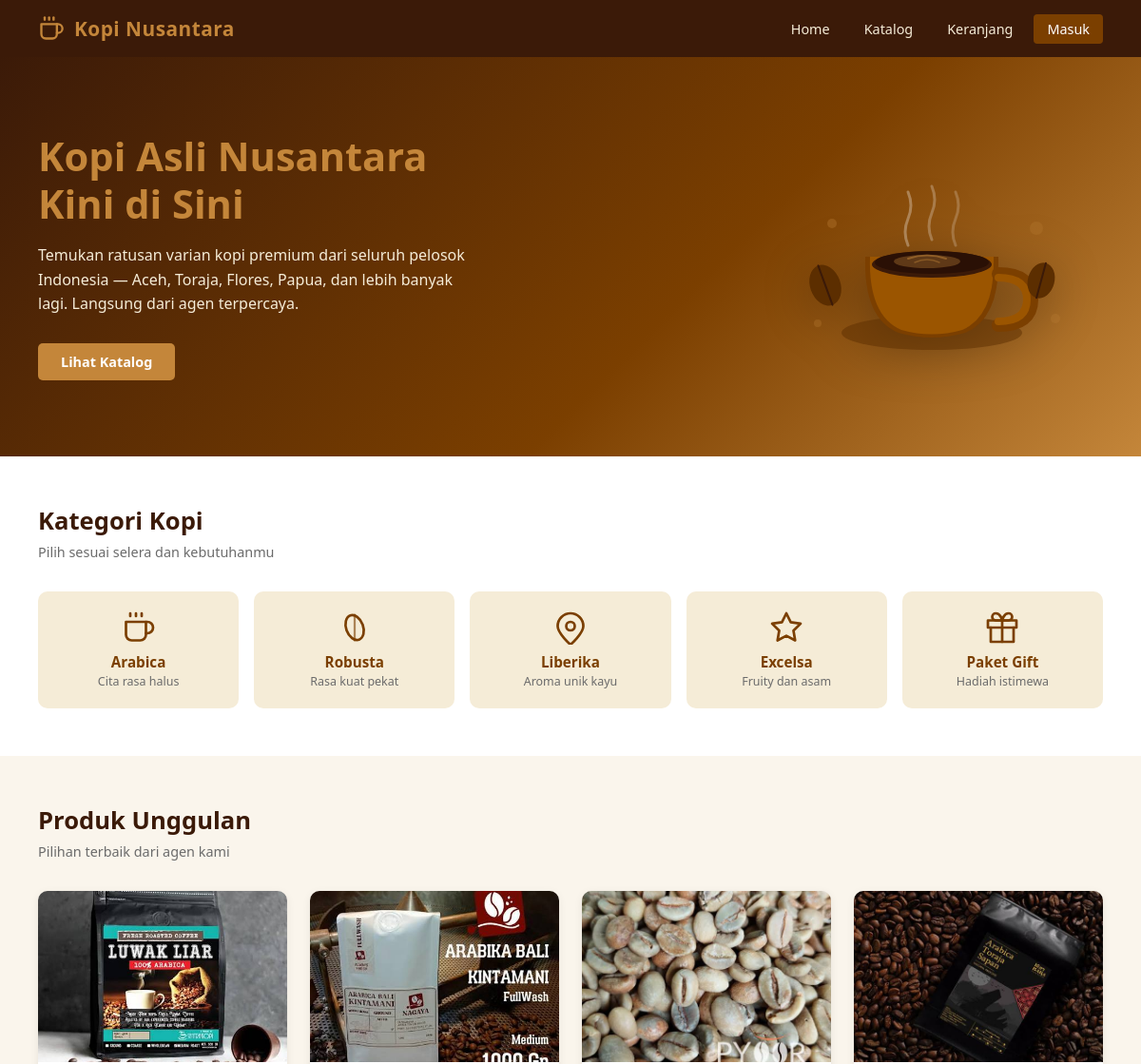
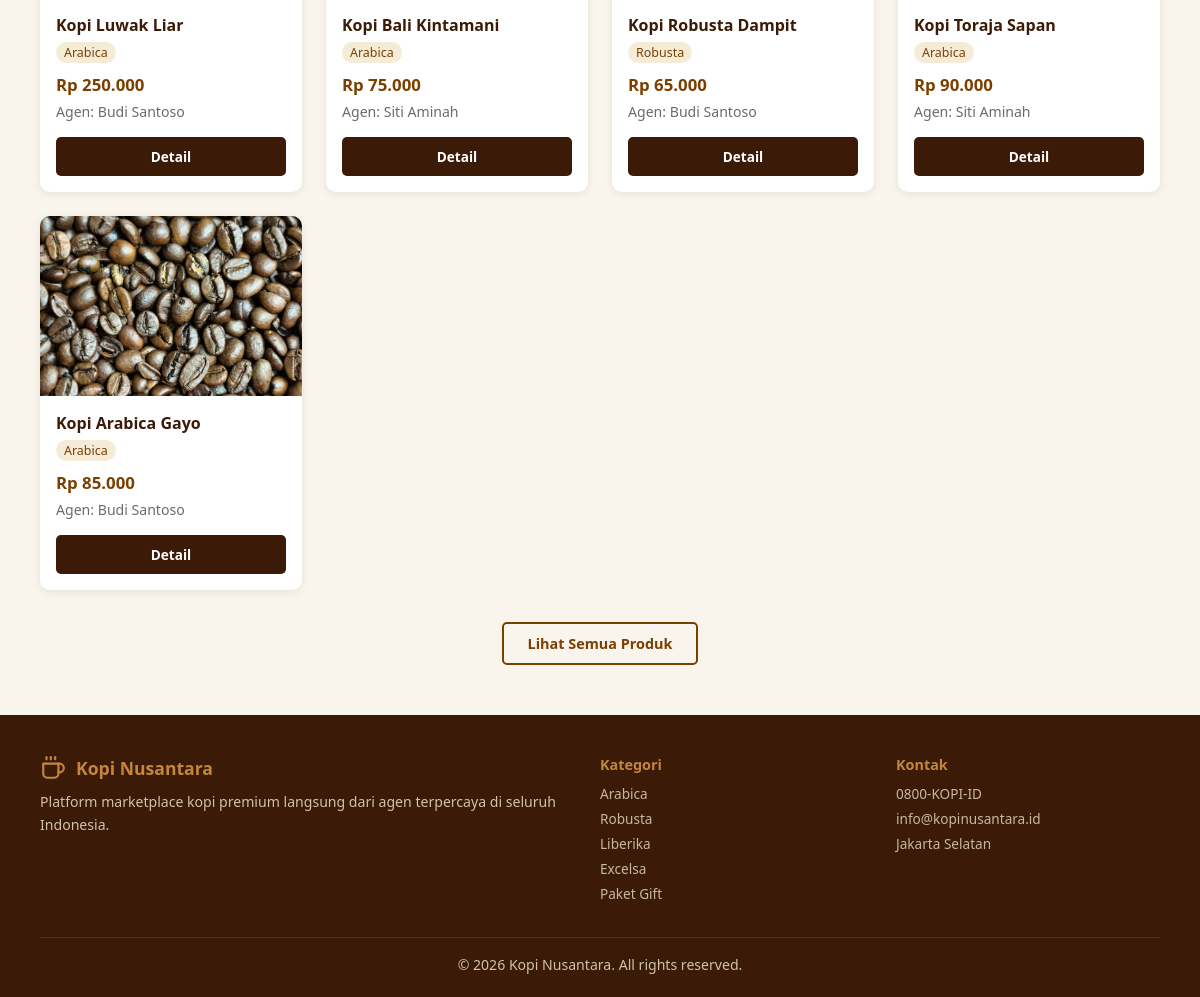
The page / on the database its author committed (2 pictures, top to bottom).
### tables this page shows
CREATE TABLE IF NOT EXISTS produk (
    id_produk    INT(11)      NOT NULL AUTO_INCREMENT,
    id_agen      INT(11)      NOT NULL,
    nama_kopi    VARCHAR(100) NOT NULL,
    jenis_kopi   VARCHAR(50)  NOT NULL,
    deskripsi    TEXT,
    harga        INT(11)      NOT NULL,
    stok         INT(11)      NOT NULL DEFAULT 0,
    gambar_produk VARCHAR(255),
    PRIMARY KEY (id_produk),
    FOREIGN KEY (id_agen) REFERENCES users(id_user) ON DELETE CASCADE ON UPDATE CASCADE
);

CREATE TABLE IF NOT EXISTS users (
    id_user      INT(11)      NOT NULL AUTO_INCREMENT,
    nama_lengkap VARCHAR(100) NOT NULL,
    email        VARCHAR(100) NOT NULL UNIQUE,
    password     VARCHAR(255) NOT NULL,
    role         ENUM('admin','agen','pembeli') NOT NULL DEFAULT 'pembeli',
    no_hp        VARCHAR(15),
    alamat       TEXT,
    PRIMARY KEY (id_user)
);

### includes/session.php (called while the page is built, shortened)
<?php
function isLoggedIn() {
    return isset($_SESSION['user_id']);
}

### index.php (the view, shortened to what this page needs)
<?php
require_once __DIR__ . '/config/db.php';
require_once __DIR__ . '/includes/header.php';
$stmt = $conn->prepare("SELECT p.*, u.nama_lengkap as nama_agen FROM produk p LEFT JOIN users u ON p.id_agen = u.id_user ORDER BY p.id_produk DESC LIMIT 6");
$stmt->execute();
$produk_unggulan = $stmt->get_result();
function formatRupiah($angka) {
    return 'Rp ' . number_format($angka, 0, ',', '.');
}
?>
<section class="hero">
    <div class="hero-text">
        <h1>Kopi Asli Nusantara<br>Kini di Sini</h1>
        <p>Temukan ratusan varian kopi premium dari seluruh pelosok Indonesia — Aceh, Toraja, Flores, Papua, dan lebih banyak lagi. Langsung dari agen terpercaya.</p>
        <a href="<?= BASE_URL ?>/pages/katalog.php" class="btn btn-primary">Lihat Katalog</a>
    </div>
    <div class="hero-visual">
    </div>
</section>
<section class="section" style="background: var(--putih);">
    <h2 class="section-title">Kategori Kopi</h2>
    <p class="section-sub">Pilih sesuai selera dan kebutuhanmu</p>
    <div class="kategori-grid">
        <a href="<?= BASE_URL ?>/pages/katalog.php?jenis=Arabica" class="kategori-card">
            <div class="kat-icon">
            </div>
            <h4>Arabica</h4>
            <p>Cita rasa halus</p>
        </a>
        <a href="<?= BASE_URL ?>/pages/katalog.php?jenis=Robusta" class="kategori-card">
            <div class="kat-icon">
            </div>
            <h4>Robusta</h4>
            <p>Rasa kuat pekat</p>
        </a>
        <a href="<?= BASE_URL ?>/pages/katalog.php?jenis=Liberika" class="kategori-card">
            <div class="kat-icon">
                <svg xmlns="http://www.w3.org/2000/svg" width="36" height="36" viewBox="0 0 24 24" fill="none" stroke="currentColor" stroke-width="1.8" stroke-linecap="round" stroke-linejoin="round">
                    <path d="M12 2a9 9 0 0 1 9 9c0 5-9 13-9 13S3 16 3 11a9 9 0 0 1 9-9z"/>
                    <circle cx="12" cy="11" r="3"/>
                </svg>
            </div>
            <h4>Liberika</h4>
            <p>Aroma unik kayu</p>
        </a>
        <a href="<?= BASE_URL ?>/pages/katalog.php?jenis=Excelsa" class="kategori-card">
            <div class="kat-icon">
                <svg xmlns="http://www.w3.org/2000/svg" width="36" height="36" viewBox="0 0 24 24" fill="none" stroke="currentColor" stroke-width="1.8" stroke-linecap="round" stroke-linejoin="round">
                    <polygon points="12 2 15.09 8.26 22 9.27 17 14.14 18.18 21.02 12 17.77 5.82 21.02 7 14.14 2 9.27 8.91 8.26 12 2"/>
                </svg>
            </div>
            <h4>Excelsa</h4>
            <p>Fruity dan asam</p>
        </a>
        <a href="<?= BASE_URL ?>/pages/katalog.php?jenis=Blend" class="kategori-card">
            <div class="kat-icon">
            </div>
            <h4>Paket Gift</h4>
            <p>Hadiah istimewa</p>
        </a>
    </div>
</section>
<section class="section">
    <h2 class="section-title">Produk Unggulan</h2>
    <p class="section-sub">Pilihan terbaik dari agen kami</p>
    <div class="card-grid">
        <?php while ($p = $produk_unggulan->fetch_assoc()): ?>
        <div class="card">
            <?php if ($p['gambar_produk'] && file_exists(__DIR__ . '/uploads/produk/' . $p['gambar_produk'])): ?>
                <img src="<?= BASE_URL ?>/uploads/produk/<?= htmlspecialchars($p['gambar_produk']) ?>" alt="<?= htmlspecialchars($p['nama_kopi']) ?>" class="card-img">
            <?php else: ?>
                <div class="card-img-placeholder">
                    <?= getKopiPlaceholder($p['nama_kopi'], $p['jenis_kopi']) ?>
                </div>
            <?php endif; ?>
            <div class="card-body">
                <div class="card-title"><?= htmlspecialchars($p['nama_kopi']) ?></div>
                <span class="card-jenis"><?= htmlspecialchars($p['jenis_kopi']) ?></span>
                <div class="card-harga"><?= formatRupiah($p['harga']) ?></div>
                <div class="text-muted">Agen: <?= htmlspecialchars($p['nama_agen'] ?? '-') ?></div>
            </div>
            <div class="card-footer">
                <a href="<?= BASE_URL ?>/pages/detail.php?id=<?= $p['id_produk'] ?>" class="btn btn-dark" style="flex:1; text-align:center; font-size:0.85rem;">Detail</a>
            </div>
        </div>
        <?php endwhile; ?>
    </div>
    <div style="text-align:center; margin-top:32px;">
        <a href="<?= BASE_URL ?>/pages/katalog.php" class="btn btn-outline">Lihat Semua Produk</a>
    </div>
</section>
<?php require_once __DIR__ . '/includes/footer.php'; ?>

### includes/header.php (shortened to what this page needs)
<?php
require_once __DIR__ . '/../includes/session.php';
$base = BASE_URL;
?>
<!DOCTYPE html>
<html lang="id">
<head>
    <link rel="stylesheet" href="<?= $base ?>/assets/css/style.css">
</head>
<body>
<nav class="navbar">
    <a href="<?= $base ?>/index.php" class="nav-brand">
        <span>Kopi Nusantara</span>
    </a>
    <ul class="nav-links">
        <li><a href="<?= $base ?>/index.php">Home</a></li>
        <li><a href="<?= $base ?>/pages/katalog.php">Katalog</a></li>
        <?php if (isLoggedIn()): ?>
            <li><a href="<?= $base ?>/pages/keranjang.php">Keranjang</a></li>
            <?php if (getRole() === 'admin' || getRole() === 'agen'): ?>
                <li><a href="<?= $base ?>/dashboard/index.php">Dashboard</a></li>
            <?php endif; ?>
            <li><a href="<?= $base ?>/pages/logout.php">
                Logout (<?= htmlspecialchars($_SESSION['nama']) ?>)
            </a></li>
        <?php else: ?>
            <li><a href="<?= $base ?>/pages/keranjang.php">Keranjang</a></li>
            <li><a href="<?= $base ?>/pages/login.php" class="btn-nav">Masuk</a></li>
        <?php endif; ?>
    </ul>
</nav>

### includes/footer.php (shortened to what this page needs)
<footer class="footer">
    <div class="footer-inner">
        <div class="footer-col">
            <div style="display:flex;align-items:center;gap:10px;margin-bottom:10px;">
                <h3 style="margin:0;">Kopi Nusantara</h3>
            </div>
            <p>Platform marketplace kopi premium langsung dari agen terpercaya di seluruh Indonesia.</p>
        </div>
        <div class="footer-col">
            <h4>Kategori</h4>
            <ul>
                <li><a href="<?= BASE_URL ?>/pages/katalog.php?jenis=Arabica">Arabica</a></li>
                <li><a href="<?= BASE_URL ?>/pages/katalog.php?jenis=Robusta">Robusta</a></li>
                <li><a href="<?= BASE_URL ?>/pages/katalog.php?jenis=Liberika">Liberika</a></li>
                <li><a href="<?= BASE_URL ?>/pages/katalog.php?jenis=Excelsa">Excelsa</a></li>
                <li><a href="<?= BASE_URL ?>/pages/katalog.php?jenis=Blend">Paket Gift</a></li>
            </ul>
        </div>
        <div class="footer-col">
            <h4>Kontak</h4>
            <ul>
                <li>0800-KOPI-ID</li>
                <li>info@kopinusantara.id</li>
                <li>Jakarta Selatan</li>
            </ul>
        </div>
    </div>
    <p class="footer-copy">&copy; <?= date('Y') ?> Kopi Nusantara. All rights reserved.</p>
</footer>
</body>
</html>

### rows shown on the page
produk: gambar_produk (picture), nama_kopi "Kopi Luwak Liar", jenis_kopi "Arabica", harga "Rp 250.000", id_agen.nama_lengkap "Budi Santoso"
produk: gambar_produk (picture), nama_kopi "Kopi Bali Kintamani", jenis_kopi "Arabica", harga "Rp 75.000", id_agen.nama_lengkap "Siti Aminah"
produk: gambar_produk (picture), nama_kopi "Kopi Robusta Dampit", jenis_kopi "Robusta", harga "Rp 65.000", id_agen.nama_lengkap "Budi Santoso"
produk: gambar_produk (picture), nama_kopi "Kopi Toraja Sapan", jenis_kopi "Arabica", harga "Rp 90.000", id_agen.nama_lengkap "Siti Aminah"
produk: gambar_produk (picture), nama_kopi "Kopi Arabica Gayo", jenis_kopi "Arabica", harga "Rp 85.000", id_agen.nama_lengkap "Budi Santoso"
